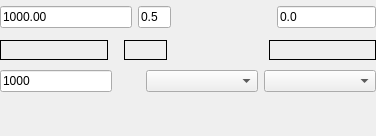
     <widget class="QWidget" name="pgTimer">
      <property name="font">
       <font>
        <family>Ubuntu</family>
       </font>
      </property>
      <layout class="QVBoxLayout" name="verticalLayout_2">
       <property name="leftMargin">
        <number>0</number>
       </property>
       <property name="topMargin">
        <number>0</number>
       </property>
       <property name="rightMargin">
        <number>0</number>
       </property>
       <property name="bottomMargin">
        <number>0</number>
       </property>
       <item>
        <widget class="QFrame" name="fraTimer">
         <property name="frameShape">
          <enum>QFrame::NoFrame</enum>
         </property>
         <property name="frameShadow">
          <enum>QFrame::Raised</enum>
         </property>
         <layout class="QVBoxLayout" name="verticalLayout">
          <property name="leftMargin">
           <number>0</number>
          </property>
          <property name="topMargin">
           <number>2</number>
          </property>
          <property name="rightMargin">
           <number>0</number>
          </property>
          <property name="bottomMargin">
           <number>2</number>
          </property>
          <item>
           <widget class="QFrame" name="fraPulse">
            <property name="frameShape">
             <enum>QFrame::NoFrame</enum>
            </property>
            <property name="frameShadow">
             <enum>QFrame::Raised</enum>
            </property>
            <layout class="QHBoxLayout" name="horizontalLayout_9" stretch="4,1,3,3">
             <property name="leftMargin">
              <number>0</number>
             </property>
             <property name="topMargin">
              <number>4</number>
             </property>
             <property name="rightMargin">
              <number>0</number>
             </property>
             <property name="bottomMargin">
              <number>4</number>
             </property>
             <item>
              <widget class="QLineEdit" name="leFrequency">
               <property name="sizePolicy">
                <sizepolicy hsizetype="Preferred" vsizetype="Fixed">
                 <horstretch>0</horstretch>
                 <verstretch>0</verstretch>
                </sizepolicy>
               </property>
               <property name="toolTip">
                <string>Frequency</string>
               </property>
               <property name="text">
                <string>1000.00</string>
               </property>
              </widget>
             </item>
             <item>
              <widget class="QLineEdit" name="leDutyCycle">
               <property name="sizePolicy">
                <sizepolicy hsizetype="Preferred" vsizetype="Fixed">
                 <horstretch>0</horstretch>
                 <verstretch>0</verstretch>
                </sizepolicy>
               </property>
               <property name="toolTip">
                <string>Duty Cycle</string>
               </property>
               <property name="text">
                <string>0.5</string>
               </property>
              </widget>
             </item>
             <item>
              <spacer name="horizontalSpacer_3">
               <property name="orientation">
                <enum>Qt::Horizontal</enum>
               </property>
               <property name="sizeHint" stdset="0">
                <size>
                 <width>40</width>
                 <height>20</height>
                </size>
               </property>
              </spacer>
             </item>
             <item>
              <widget class="QLineEdit" name="leInitialDelay">
               <property name="sizePolicy">
                <sizepolicy hsizetype="Preferred" vsizetype="Fixed">
                 <horstretch>0</horstretch>
                 <verstretch>0</verstretch>
                </sizepolicy>
               </property>
               <property name="toolTip">
                <string>Initial Delay</string>
               </property>
               <property name="text">
                <string>0.0</string>
               </property>
              </widget>
             </item>
            </layout>
           </widget>
          </item>
          <item>
           <widget class="QFrame" name="fraReturns">
            <property name="frameShape">
             <enum>QFrame::NoFrame</enum>
            </property>
            <property name="frameShadow">
             <enum>QFrame::Raised</enum>
            </property>
            <layout class="QHBoxLayout" name="horizontalLayout_11" stretch="5,2,4,5">
             <property name="spacing">
              <number>16</number>
             </property>
             <property name="leftMargin">
              <number>0</number>
             </property>
             <property name="topMargin">
              <number>2</number>
             </property>
             <property name="rightMargin">
              <number>0</number>
             </property>
             <property name="bottomMargin">
              <number>2</number>
             </property>
             <item>
              <widget class="QLabel" name="lblFreqReturn">
               <property name="frameShape">
                <enum>QFrame::Box</enum>
               </property>
               <property name="text">
                <string/>
               </property>
              </widget>
             </item>
             <item>
              <widget class="QLabel" name="lblDutyReturn">
               <property name="frameShape">
                <enum>QFrame::Box</enum>
               </property>
               <property name="text">
                <string/>
               </property>
              </widget>
             </item>
             <item>
              <spacer name="horizontalSpacer_6">
               <property name="orientation">
                <enum>Qt::Horizontal</enum>
               </property>
               <property name="sizeHint" stdset="0">
                <size>
                 <width>40</width>
                 <height>20</height>
                </size>
               </property>
              </spacer>
             </item>
             <item>
              <widget class="QLabel" name="lblDelayReturn">
               <property name="frameShape">
                <enum>QFrame::Box</enum>
               </property>
               <property name="text">
                <string/>
               </property>
              </widget>
             </item>
            </layout>
           </widget>
          </item>
          <item>
           <widget class="QFrame" name="fraShape">
            <property name="frameShape">
             <enum>QFrame::NoFrame</enum>
            </property>
            <property name="frameShadow">
             <enum>QFrame::Raised</enum>
            </property>
            <layout class="QHBoxLayout" name="horizontalLayout_10" stretch="4,1,4,4">
             <property name="leftMargin">
              <number>0</number>
             </property>
             <property name="topMargin">
              <number>2</number>
             </property>
             <property name="rightMargin">
              <number>0</number>
             </property>
             <property name="bottomMargin">
              <number>2</number>
             </property>
             <item>
              <widget class="QLineEdit" name="lePulseCount">
               <property name="sizePolicy">
                <sizepolicy hsizetype="Preferred" vsizetype="Fixed">
                 <horstretch>0</horstretch>
                 <verstretch>0</verstretch>
                </sizepolicy>
               </property>
               <property name="toolTip">
                <string>Pulse Count</string>
               </property>
               <property name="text">
                <string>1000</string>
               </property>
              </widget>
             </item>
             <item>
              <spacer name="horizontalSpacer_4">
               <property name="orientation">
                <enum>Qt::Horizontal</enum>
               </property>
               <property name="sizeHint" stdset="0">
                <size>
                 <width>40</width>
                 <height>20</height>
                </size>
               </property>
              </spacer>
             </item>
             <item>
              <widget class="QComboBox" name="cmbIdleState">
               <property name="toolTip">
                <string>Idle State</string>
               </property>
              </widget>
             </item>
             <item>
              <widget class="QComboBox" name="cmbOptions">
               <property name="toolTip">
                <string>Options</string>
               </property>
              </widget>
             </item>
            </layout>
           </widget>
          </item>
         </layout>
        </widget>
       </item>
       <item>
        <spacer name="verticalSpacer">
         <property name="orientation">
          <enum>Qt::Vertical</enum>
         </property>
         <property name="sizeHint" stdset="0">
          <size>
           <width>20</width>
           <height>40</height>
          </size>
         </property>
        </spacer>
       </item>
      </layout>
     </widget>
